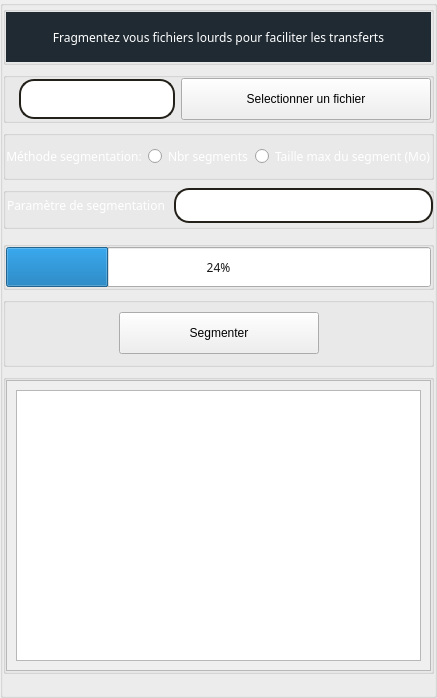
                                     <widget class="QGroupBox" name="groupBox_30">
                                      <property name="minimumSize">
                                       <size>
                                        <width>100</width>
                                        <height>0</height>
                                       </size>
                                      </property>
                                      <property name="styleSheet">
                                       <string notr="true"/>
                                      </property>
                                      <property name="title">
                                       <string/>
                                      </property>
                                      <property name="flat">
                                       <bool>true</bool>
                                      </property>
                                      <layout class="QGridLayout" name="gridLayout_30">
                                       <property name="leftMargin">
                                        <number>0</number>
                                       </property>
                                       <property name="topMargin">
                                        <number>0</number>
                                       </property>
                                       <property name="rightMargin">
                                        <number>0</number>
                                       </property>
                                       <property name="bottomMargin">
                                        <number>0</number>
                                       </property>
                                       <item row="0" column="0">
                                        <layout class="QVBoxLayout" name="verticalLayout_15">
                                         <property name="spacing">
                                          <number>7</number>
                                         </property>
                                         <item>
                                          <widget class="QGroupBox" name="groupBox_31">
                                           <property name="minimumSize">
                                            <size>
                                             <width>0</width>
                                             <height>50</height>
                                            </size>
                                           </property>
                                           <property name="title">
                                            <string/>
                                           </property>
                                           <property name="flat">
                                            <bool>true</bool>
                                           </property>
                                           <layout class="QGridLayout" name="gridLayout_31">
                                            <property name="leftMargin">
                                             <number>0</number>
                                            </property>
                                            <property name="topMargin">
                                             <number>0</number>
                                            </property>
                                            <property name="rightMargin">
                                             <number>0</number>
                                            </property>
                                            <property name="bottomMargin">
                                             <number>0</number>
                                            </property>
                                            <item row="0" column="0">
                                             <layout class="QHBoxLayout" name="horizontalLayout_16">
                                              <item>
                                               <widget class="QLabel" name="label_15">
                                                <property name="minimumSize">
                                                 <size>
                                                  <width>0</width>
                                                  <height>50</height>
                                                 </size>
                                                </property>
                                                <property name="maximumSize">
                                                 <size>
                                                  <width>16777215</width>
                                                  <height>50</height>
                                                 </size>
                                                </property>
                                                <property name="styleSheet">
                                                 <string notr="true">border-width:0px;
font: 14pt &quot;Arial Black&quot;;
font-family:bold;
color: rgba(255, 255, 255,255);
background-color: rgba(31, 42, 51,255);



</string>
                                                </property>
                                                <property name="text">
                                                 <string>Fragmentez vous fichiers lourds pour faciliter les transferts</string>
                                                </property>
                                                <property name="alignment">
                                                 <set>Qt::AlignCenter</set>
                                                </property>
                                               </widget>
                                              </item>
                                             </layout>
                                            </item>
                                           </layout>
                                          </widget>
                                         </item>
                                         <item>
                                          <widget class="QGroupBox" name="groupBox_10">
                                           <property name="minimumSize">
                                            <size>
                                             <width>0</width>
                                             <height>0</height>
                                            </size>
                                           </property>
                                           <property name="title">
                                            <string/>
                                           </property>
                                           <property name="flat">
                                            <bool>true</bool>
                                           </property>
                                           <layout class="QGridLayout" name="gridLayout_14">
                                            <property name="leftMargin">
                                             <number>0</number>
                                            </property>
                                            <property name="topMargin">
                                             <number>0</number>
                                            </property>
                                            <property name="rightMargin">
                                             <number>0</number>
                                            </property>
                                            <property name="bottomMargin">
                                             <number>0</number>
                                            </property>
                                            <item row="0" column="0">
                                             <layout class="QHBoxLayout" name="horizontalLayout_2">
                                              <item>
                                               <widget class="QLabel" name="label_4">
                                                <property name="text">
                                                 <string/>
                                                </property>
                                               </widget>
                                              </item>
                                              <item>
                                               <widget class="QLineEdit" name="lineEdit_fichier_selectionne">
                                                <property name="minimumSize">
                                                 <size>
                                                  <width>0</width>
                                                  <height>40</height>
                                                 </size>
                                                </property>
                                                <property name="styleSheet">
                                                 <string notr="true">padding-left:10px;
border-width:0px;
font: 12pt &quot;Arial Black&quot;;
font-family:bold;
color: rgba(25, 25, 25,255);
border-width:2px;
border-style:solid;
border-color:rgba(35, 32, 25,255);
border-radius:15px;</string>
                                                </property>
                                                <property name="text">
                                                 <string/>
                                                </property>
                                               </widget>
                                              </item>
                                              <item>
                                               <widget class="QPushButton" name="pushButton_selectionner_un_fichier">
                                                <property name="minimumSize">
                                                 <size>
                                                  <width>250</width>
                                                  <height>42</height>
                                                 </size>
                                                </property>
                                                <property name="maximumSize">
                                                 <size>
                                                  <width>250</width>
                                                  <height>42</height>
                                                 </size>
                                                </property>
                                                <property name="text">
                                                 <string>Selectionner un fichier</string>
                                                </property>
                                               </widget>
                                              </item>
                                             </layout>
                                            </item>
                                           </layout>
                                          </widget>
                                         </item>
                                         <item>
                                          <widget class="QGroupBox" name="groupBox_4">
                                           <property name="minimumSize">
                                            <size>
                                             <width>0</width>
                                             <height>50</height>
                                            </size>
                                           </property>
                                           <property name="title">
                                            <string/>
                                           </property>
                                           <layout class="QGridLayout" name="gridLayout_9">
                                            <property name="leftMargin">
                                             <number>0</number>
                                            </property>
                                            <property name="topMargin">
                                             <number>0</number>
                                            </property>
                                            <property name="rightMargin">
                                             <number>0</number>
                                            </property>
                                            <property name="bottomMargin">
                                             <number>0</number>
                                            </property>
                                            <item row="0" column="0">
                                             <layout class="QHBoxLayout" name="horizontalLayout_3">
                                              <item>
                                               <widget class="QLabel" name="label_5">
                                                <property name="styleSheet">
                                                 <string notr="true">border-width:0px;
font: 14pt &quot;Arial Black&quot;;
font-family:bold;
color: rgba(255, 255, 255,255);




</string>
                                                </property>
                                                <property name="text">
                                                 <string>Méthode segmentation:</string>
                                                </property>
                                                <property name="alignment">
                                                 <set>Qt::AlignCenter</set>
                                                </property>
                                               </widget>
                                              </item>
                                              <item>
                                               <widget class="QRadioButton" name="radioButton_nbr_segments">
                                                <property name="maximumSize">
                                                 <size>
                                                  <width>180</width>
                                                  <height>16777215</height>
                                                 </size>
                                                </property>
                                                <property name="styleSheet">
                                                 <string notr="true">border-width:0px;
font: 11pt &quot;Arial Black&quot;;
font-family:bold;
color: rgba(255, 255, 255,255);




</string>
                                                </property>
                                                <property name="text">
                                                 <string>Nbr segments</string>
                                                </property>
                                               </widget>
                                              </item>
                                              <item>
                                               <widget class="QRadioButton" name="radioButton_taille_max_segment">
                                                <property name="maximumSize">
                                                 <size>
                                                  <width>250</width>
                                                  <height>16777215</height>
                                                 </size>
                                                </property>
                                                <property name="styleSheet">
                                                 <string notr="true">border-width:0px;
font: 11pt &quot;Arial Black&quot;;
font-family:bold;
color: rgba(255, 255, 255,255);




</string>
                                                </property>
                                                <property name="text">
                                                 <string>Taille max du segment (Mo)</string>
                                                </property>
                                               </widget>
                                              </item>
                                             </layout>
                                            </item>
                                           </layout>
                                          </widget>
                                         </item>
                                         <item>
                                          <widget class="QGroupBox" name="groupBox_6">
                                           <property name="minimumSize">
                                            <size>
                                             <width>0</width>
                                             <height>0</height>
                                            </size>
                                           </property>
                                           <property name="styleSheet">
                                            <string notr="true">
margin-bottom:5px;</string>
                                           </property>
                                           <property name="title">
                                            <string/>
                                           </property>
                                           <layout class="QGridLayout" name="gridLayout_10">
                                            <property name="leftMargin">
                                             <number>0</number>
                                            </property>
                                            <property name="topMargin">
                                             <number>0</number>
                                            </property>
                                            <property name="rightMargin">
                                             <number>0</number>
                                            </property>
                                            <property name="bottomMargin">
                                             <number>0</number>
                                            </property>
                                            <item row="0" column="0">
                                             <layout class="QHBoxLayout" name="horizontalLayout_4">
                                              <item>
                                               <widget class="QLabel" name="label_6">
                                                <property name="styleSheet">
                                                 <string notr="true">border-width:0px;
font: 14pt &quot;Arial Black&quot;;
font-family:bold;
color: rgba(255, 255, 255,255);




</string>
                                                </property>
                                                <property name="text">
                                                 <string>Paramètre de segmentation</string>
                                                </property>
                                               </widget>
                                              </item>
                                              <item>
                                               <widget class="QLineEdit" name="lineEdit_valeur_parametre_fragmentation">
                                                <property name="minimumSize">
                                                 <size>
                                                  <width>0</width>
                                                  <height>40</height>
                                                 </size>
                                                </property>
                                                <property name="styleSheet">
                                                 <string notr="true">padding-left:10px;
border-width:0px;
font: 12pt &quot;Arial Black&quot;;
font-family:bold;
color: rgba(25, 25, 25,255);
border-width:2px;
border-style:solid;
border-color:rgba(35, 32, 25,255);
border-radius:15px;</string>
                                                </property>
                                                <property name="text">
                                                 <string/>
                                                </property>
                                               </widget>
                                              </item>
                                             </layout>
                                            </item>
                                           </layout>
                                          </widget>
                                         </item>
                                         <item>
                                          <widget class="QGroupBox" name="groupBox_8">
                                           <property name="minimumSize">
                                            <size>
                                             <width>0</width>
                                             <height>40</height>
                                            </size>
                                           </property>
                                           <property name="styleSheet">
                                            <string notr="true"/>
                                           </property>
                                           <property name="title">
                                            <string/>
                                           </property>
                                           <layout class="QGridLayout" name="gridLayout_11">
                                            <property name="leftMargin">
                                             <number>0</number>
                                            </property>
                                            <property name="topMargin">
                                             <number>0</number>
                                            </property>
                                            <property name="rightMargin">
                                             <number>0</number>
                                            </property>
                                            <property name="bottomMargin">
                                             <number>0</number>
                                            </property>
                                            <item row="0" column="0">
                                             <layout class="QHBoxLayout" name="horizontalLayout_5">
                                              <item>
                                               <widget class="QProgressBar" name="progressBar_fragmentation">
                                                <property name="minimumSize">
                                                 <size>
                                                  <width>0</width>
                                                  <height>40</height>
                                                 </size>
                                                </property>
                                                <property name="styleSheet">
                                                 <string notr="true">
font: 12pt &quot;Arial Black&quot;;
font-family:bold;
color: rgba(25, 25, 25,255);




</string>
                                                </property>
                                                <property name="value">
                                                 <number>24</number>
                                                </property>
                                                <property name="alignment">
                                                 <set>Qt::AlignLeading|Qt::AlignLeft|Qt::AlignVCenter</set>
                                                </property>
                                               </widget>
                                              </item>
                                             </layout>
                                            </item>
                                           </layout>
                                          </widget>
                                         </item>
                                         <item>
                                          <widget class="QGroupBox" name="groupBox_9">
                                           <property name="minimumSize">
                                            <size>
                                             <width>0</width>
                                             <height>70</height>
                                            </size>
                                           </property>
                                           <property name="title">
                                            <string/>
                                           </property>
                                           <layout class="QGridLayout" name="gridLayout_12">
                                            <property name="leftMargin">
                                             <number>0</number>
                                            </property>
                                            <property name="topMargin">
                                             <number>0</number>
                                            </property>
                                            <property name="rightMargin">
                                             <number>0</number>
                                            </property>
                                            <property name="bottomMargin">
                                             <number>0</number>
                                            </property>
                                            <item row="0" column="0">
                                             <layout class="QHBoxLayout" name="horizontalLayout_6">
                                              <item>
                                               <widget class="QLabel" name="label_8">
                                                <property name="text">
                                                 <string/>
                                                </property>
                                               </widget>
                                              </item>
                                              <item>
                                               <widget class="QPushButton" name="pushButton_segmenter">
                                                <property name="minimumSize">
                                                 <size>
                                                  <width>200</width>
                                                  <height>42</height>
                                                 </size>
                                                </property>
                                                <property name="maximumSize">
                                                 <size>
                                                  <width>200</width>
                                                  <height>42</height>
                                                 </size>
                                                </property>
                                                <property name="styleSheet">
                                                 <string notr="true"/>
                                                </property>
                                                <property name="text">
                                                 <string>Segmenter</string>
                                                </property>
                                               </widget>
                                              </item>
                                              <item>
                                               <widget class="QLabel" name="label_7">
                                                <property name="text">
                                                 <string/>
                                                </property>
                                               </widget>
                                              </item>
                                             </layout>
                                            </item>
                                           </layout>
                                          </widget>
                                         </item>
                                         <item>
                                          <widget class="QGroupBox" name="groupBox_16">
                                           <property name="minimumSize">
                                            <size>
                                             <width>0</width>
                                             <height>300</height>
                                            </size>
                                           </property>
                                           <property name="title">
                                            <string/>
                                           </property>
                                           <layout class="QGridLayout" name="gridLayout_4">
                                            <property name="leftMargin">
                                             <number>0</number>
                                            </property>
                                            <property name="topMargin">
                                             <number>0</number>
                                            </property>
                                            <property name="rightMargin">
                                             <number>0</number>
                                            </property>
                                            <property name="bottomMargin">
                                             <number>0</number>
                                            </property>
                                            <item row="0" column="0">
                                             <widget class="QScrollArea" name="scrollArea_transfert_en_cours">
                                              <property name="widgetResizable">
                                               <bool>true</bool>
                                              </property>
                                              <widget class="QWidget" name="scrollAreaWidgetContents_6">
                                               <property name="geometry">
                                                <rect>
                                                 <x>0</x>
                                                 <y>0</y>
                                                 <width>832</width>
                                                 <height>300</height>
                                                </rect>
                                               </property>
                                               <layout class="QGridLayout" name="gridLayout_7">
                                                <item row="0" column="0">
                                                 <layout class="QVBoxLayout" name="verticalLayout_transfert_en_cours">
                                                  <item>
                                                   <widget class="QListWidget" name="listWidget_fichiers_fragmentes">
                                                    <property name="minimumSize">
                                                     <size>
                                                      <width>0</width>
                                                      <height>260</height>
                                                     </size>
                                                    </property>
                                                    <property name="maximumSize">
                                                     <size>
                                                      <width>16777215</width>
                                                      <height>16777215</height>
                                                     </size>
                                                    </property>
                                                    <property name="styleSheet">
                                                     <string notr="true">
border-width:0px;
font: 12pt &quot;Arial Black&quot;;
font-family:bold;
color: rgba(25, 25, 25,255);
</string>
                                                    </property>
                                                   </widget>
                                                  </item>
                                                 </layout>
                                                </item>
                                               </layout>
                                              </widget>
                                             </widget>
                                            </item>
                                           </layout>
                                          </widget>
                                         </item>
                                         <item>
                                          <widget class="QLabel" name="label_3">
                                           <property name="minimumSize">
                                            <size>
                                             <width>0</width>
                                             <height>0</height>
                                            </size>
                                           </property>
                                           <property name="text">
                                            <string/>
                                           </property>
                                          </widget>
                                         </item>
                                        </layout>
                                       </item>
                                      </layout>
                                     </widget>
